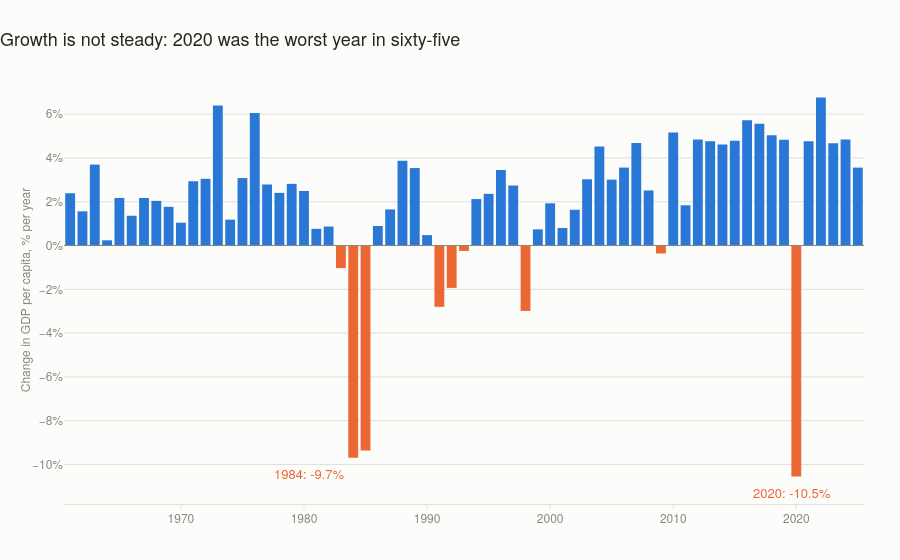

The cell this chart's notebook holds for it:
### Markdown cell above
## 2. How steady that growth was

### Code cell
g = df["gdp_growth_pct"].dropna()
colors = [ORANGE if v < 0 else BLUE for v in g.values]

fig = go.Figure()
fig.add_trace(go.Bar(
    x=g.index, y=g.values, marker_color=colors, marker_line_width=0,
    hovertemplate="%{x}: %{y:.2f}%<extra></extra>"))
fig.add_hline(y=0, line_color=MUTED, line_width=1)

for yr, dx in [(1984, -44), (2020, -4)]:
    fig.add_annotation(x=yr, y=g[yr], text=f"{yr}: {g[yr]:.1f}%",
                       showarrow=False, yshift=-16, xshift=dx,
                       font=dict(color=ORANGE, size=13))

fig.update_layout(
    title="Growth is not steady: 2020 was the worst year in sixty-five",
    yaxis_title="Change in GDP per capita, % per year",
    xaxis_title=None, yaxis_ticksuffix="%")
save(fig, "02-gdp-growth")
fig.show()

### Figure 1 — Plotly figure (JSON) as saved in the notebook; plotly's stock layout.template omitted (floating-point values rounded to 4 significant figures)
{"data": [{"hovertemplate": "%{x}: %{y:.2f}%<extra></extra>", "marker": {"color": ["#2a78d6", "#2a78d6", "#2a78d6", "#2a78d6", "#2a78d6", "#2a78d6", "#2a78d6", "#2a78d6", "#2a78d6", "#2a78d6", "#2a78d6", "#2a78d6", "#2a78d6", "#2a78d6", "#2a78d6", "#2a78d6", "#2a78d6", "#2a78d6", "#2a78d6", "#2a78d6", "#2a78d6", "#2a78d6", "#eb6834", "#eb6834", "#eb6834", "#2a78d6", "#2a78d6", "#2a78d6", "#2a78d6", "#2a78d6", "#eb6834", "#eb6834", "#eb6834", "#2a78d6", "#2a78d6", "#2a78d6", "#2a78d6", "#eb6834", "#2a78d6", "#2a78d6", "#2a78d6", "#2a78d6", "#2a78d6", "#2a78d6", "#2a78d6", "#2a78d6", "#2a78d6", "#2a78d6", "#eb6834", "#2a78d6", "#2a78d6", "#2a78d6", "#2a78d6", "#2a78d6", "#2a78d6", "#2a78d6", "#2a78d6", "#2a78d6", "#2a78d6", "#eb6834", "#2a78d6", "#2a78d6", "#2a78d6", "#2a78d6", "#2a78d6"], "line": {"width": 0}}, "type": "bar", "x": [1961, 1962, 1963, 1964, 1965, 1966, 1967, 1968, 1969, 1970, 1971, 1972, 1973, 1974, 1975, 1976, 1977, 1978, 1979, 1980, 1981, 1982, 1983, 1984, 1985, 1986, 1987, 1988, 1989, 1990, 1991, 1992, 1993, 1994, 1995, 1996, 1997, 1998, 1999, 2000, 2001, 2002, 2003, 2004, 2005, 2006, 2007, 2008, 2009, 2010, 2011, 2012, 2013, 2014, 2015, 2016, 2017, 2018, 2019, 2020, 2021, 2022, 2023, 2024, 2025], "y": [2.389, 1.563, 3.698, 0.2383, 2.173, 1.36, 2.171, 2.041, 1.77, 1.043, 2.936, 3.05, 6.391, 1.184, 3.082, 6.057, 2.788, 2.406, 2.817, 2.493, 0.7628, 0.8675, -1.029, -9.689, -9.367, 0.8938, 1.648, 3.872, 3.539, 0.476, -2.799, -1.934, -0.2459, 2.122, 2.361, 3.45, 2.741, -2.985, 0.7383, 1.928, 0.8008, 1.634, 3.025, 4.518, 3.009, 3.56, 4.688, 2.517, -0.363, 5.159, 1.838, 4.841, 4.763, 4.615, 4.787, 5.721, 5.562, 5.034, 4.836, -10.55, 4.762, 6.766, 4.668, 4.846, 3.559]}], "layout": {"annotations": [{"font": {"color": "#eb6834", "size": 13}, "showarrow": false, "text": "1984: -9.7%", "x": 1984, "xshift": -44, "y": -9.689, "yshift": -16}, {"font": {"color": "#eb6834", "size": 13}, "showarrow": false, "text": "2020: -10.5%", "x": 2020, "xshift": -4, "y": -10.55, "yshift": -16}], "shapes": [{"line": {"color": "#898781", "width": 1}, "type": "line", "x0": 0, "x1": 1, "xref": "x domain", "y0": 0, "y1": 0, "yref": "y"}], "title": {"text": "Growth is not steady: 2020 was the worst year in sixty-five"}, "xaxis": {"title": {}}, "yaxis": {"ticksuffix": "%", "title": {"text": "Change in GDP per capita, % per year"}}}}
